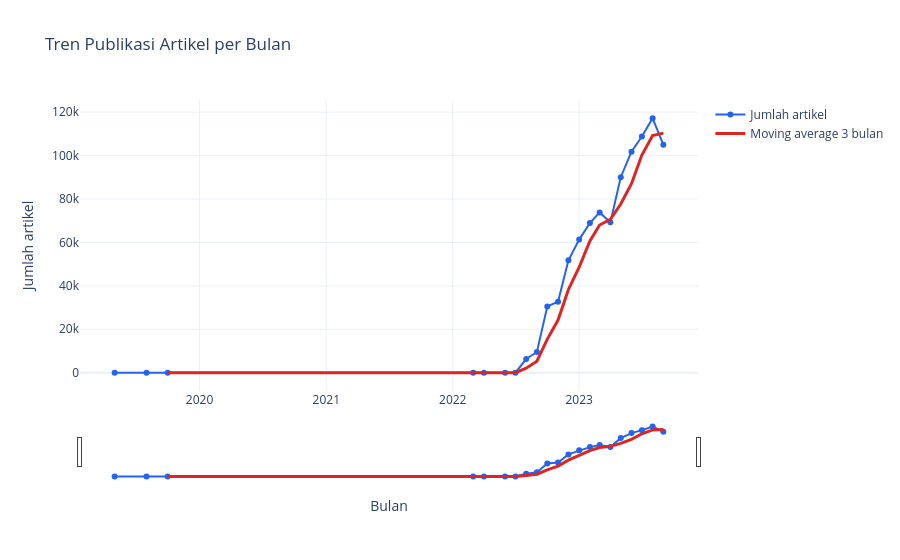

Notebook source saved alongside this figure:
### Markdown cell above
### Visualisasi 1: Tren Artikel Bulanan dan Moving Average

### Code cell
fig1 = go.Figure()
fig1.add_trace(go.Scatter(
    x=monthly_complete["date"],
    y=monthly_complete["jumlah_artikel"],
    mode="lines+markers",
    name="Jumlah artikel",
    line=dict(color="#2563EB"),
))
fig1.add_trace(go.Scatter(
    x=monthly_complete["date"],
    y=monthly_complete["moving_average_3_bulan"],
    mode="lines",
    name="Moving average 3 bulan",
    line=dict(color="#DC2626", width=3),
))
fig1.update_layout(
    title="Tren Publikasi Artikel per Bulan",
    xaxis_title="Bulan",
    yaxis_title="Jumlah artikel",
    template="plotly_white",
    hovermode="x unified",
    xaxis=dict(rangeslider=dict(visible=True)),
)
fig1.show(config={"displaylogo": False})

### Figure 1 — Plotly figure (JSON) as saved in the notebook; plotly's stock layout.template omitted (floating-point values rounded to 4 significant figures)
{"data": [{"line": {"color": "#2563EB"}, "mode": "lines+markers", "name": "Jumlah artikel", "type": "scatter", "x": ["2019-05-01", "2019-08-01", "2019-10-01", "2022-03-01", "2022-04-01", "2022-06-01", "2022-07-01", "2022-08-01", "2022-09-01", "2022-10-01", "2022-11-01", "2022-12-01", "2023-01-01", "2023-02-01", "2023-03-01", "2023-04-01", "2023-05-01", "2023-06-01", "2023-07-01", "2023-08-01", "2023-09-01"], "y": [1, 2, 1, 1, 3, 3, 4, 6295, 9545, 30545, 32678, 51784, 61296, 68927, 73828, 69244, 90033, 101795, 108801, 117163, 105019]}, {"line": {"color": "#DC2626", "width": 3}, "mode": "lines", "name": "Moving average 3 bulan", "type": "scatter", "x": ["2019-05-01", "2019-08-01", "2019-10-01", "2022-03-01", "2022-04-01", "2022-06-01", "2022-07-01", "2022-08-01", "2022-09-01", "2022-10-01", "2022-11-01", "2022-12-01", "2023-01-01", "2023-02-01", "2023-03-01", "2023-04-01", "2023-05-01", "2023-06-01", "2023-07-01", "2023-08-01", "2023-09-01"], "y": [NaN, NaN, 1.333, 1.333, 1.667, 2.333, 3.333, 2101.0, 5281.0, 15460.0, 24260.0, 38340.0, 48590.0, 60670.0, 68020.0, 70670.0, 77700.0, 87020.0, 100200.0, 109300.0, 110300.0]}], "layout": {"hovermode": "x unified", "title": {"text": "Tren Publikasi Artikel per Bulan"}, "xaxis": {"rangeslider": {"visible": true}, "title": {"text": "Bulan"}}, "yaxis": {"title": {"text": "Jumlah artikel"}}}}
